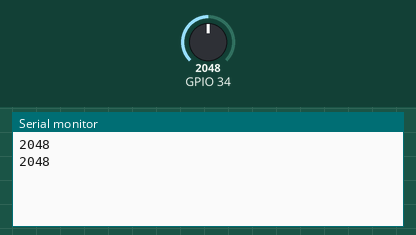
This sketch was run on a simulated ESP32. On the bench: the last lines printed to the serial monitor. The inputs (shaded band) are chosen by the test bench; at power-on: GPIO 34 = 2048.

Above: at 1.8 s.
1.9 s: GPIO 34 set to 2866
At 2.5 s:
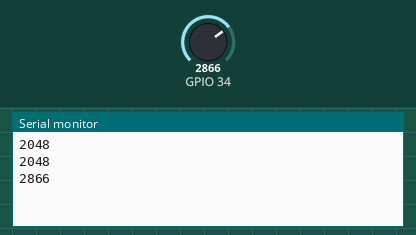
3.4 s: GPIO 34 set to 3603
At 4.8 s:
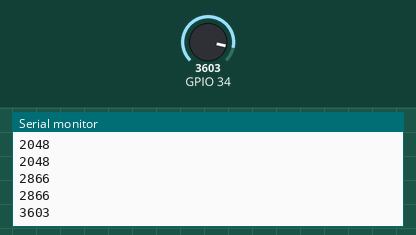
Timing chart, 0 to 6.4 s (numbered marks = the images above; inputs shaded):
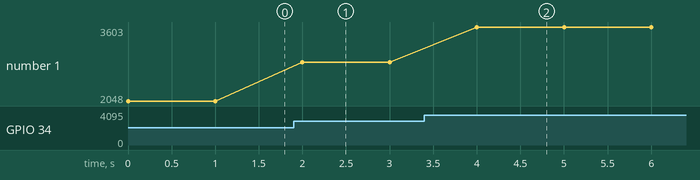

Measured:
- after the input at 1.9 s, the serial monitor: prints a new line after 0.10 s (image 1)
- after the input at 3.4 s, the serial monitor: prints a new line after 0.60 s (image 2)
- plotted number 1: 2048 → 2866 after the input at 1.9 s, 2866 → 3603 after the input at 3.4 s

The sketch:

sketch_SensorSolo01.ino
```cpp
void setup() {
  // put your setup code here, to run once:

  Serial.begin(115200);

}

void loop() {

    int PINO_SENSOR_UMIDADE = analogRead(34);
    Serial.println(PINO_SENSOR_UMIDADE);
    delay(1000);
}
```
